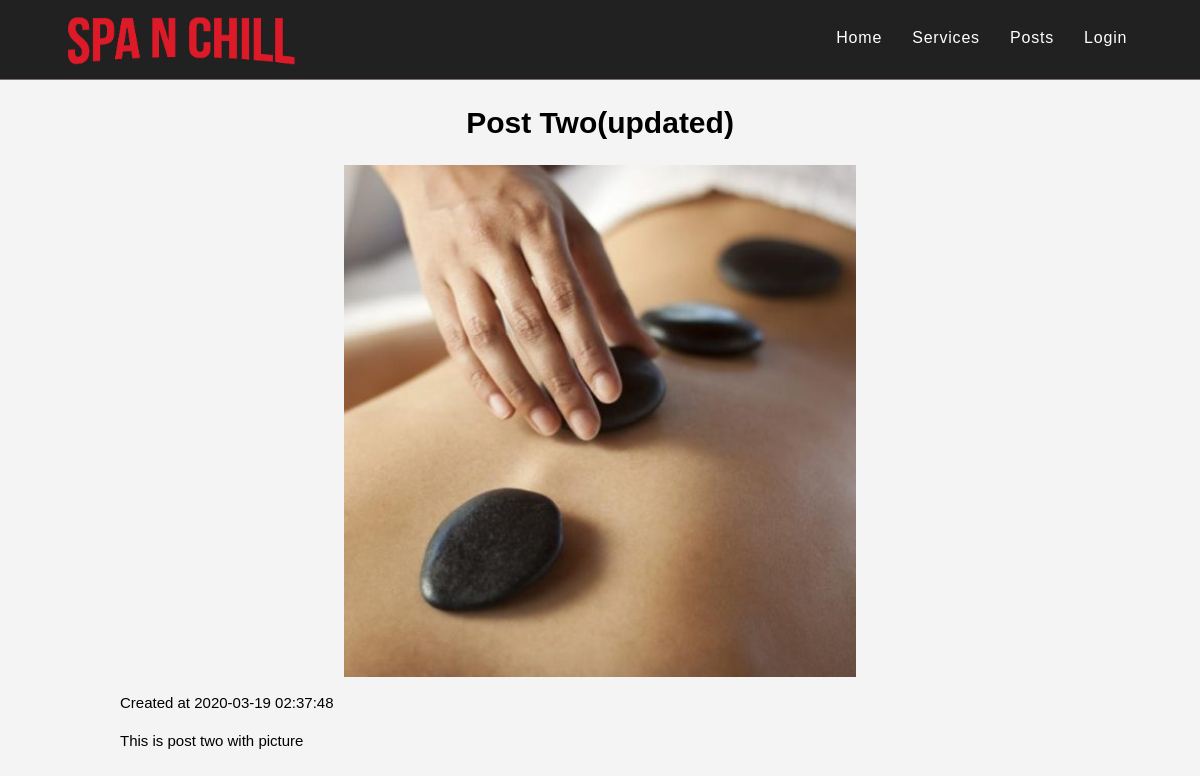
The app's page /Posts/post.php?id=47 with its own data.
### tables this page shows
CREATE TABLE `posts` (
  `id` int(11) NOT NULL,
  `title` varchar(255) NOT NULL,
  `content` text NOT NULL,
  `image` varchar(255) NOT NULL,
  `created_at` timestamp NOT NULL DEFAULT CURRENT_TIMESTAMP
);

### Posts/post.php (the view, shortened to what this page needs)
<!DOCTYPE html>
<html lang="en">
<head>
    <link rel="stylesheet" href="./../style.css">
</head>
<body>
        <nav>
            <div class="container-fluid">
            <div class="nav-logo">
            <a href="./"><img style="height:64px; display:block; float:left" src="./../images/navbrand.png" alt=""></a>
                </div>
                <ul class="nav-left">
                        <li><a href="./../">Home</a></li>
                        <li><a href="./../services.php">Services</a></li>
                        <li><a href="./../Posts">Posts</a></li>
                        <?php if(isset($_SESSION['user'])):?>
                        <li><a href="./../reserve.php">Reservation</a></li>
                        <li><a href="./../auth/users/profile.php"><?=$_SESSION['user']?></a></li>
                        <li><a href="./../logout.php">Log-out</a></li>
                        <?php else: ?>
                        <li><a href="./../users/login/">Login</a></li>
                        <?php endif; ?>
                </ul>
            </div>
        </nav>
    <?php
            if(isset($_GET['id'])){
                $id = $_GET['id'];
            }
            $mysqli = new mysqli('localhost', 'root', '', 'spanchill');
            $stmt = $mysqli->prepare("SELECT * from posts where id = ?");
            $stmt->bind_param("s", $id);
            $stmt->execute();
            $result = $stmt->get_result();
            if($result->num_rows > 0){
            ?>
            <?php
                while($row = $result->fetch_assoc()) {
                ?>
                <div class="container">
                <div>
                    <h1 style="text-align: center"><?=$row['title']?></h1>
                </div>
                <?php if($row['image']!='noimage.jpg'):?>
                    <div>
                    <img style="width: 512px; height:512px; display:block; margin:auto;" src="./../images/post_image/<?=$row['image']?>" alt="">
                    </div>
                <?php endif;?>
                <div>
                    <p>Created at <?=$row['created_at']?></p>
                </div>
                <div>
                     <?=$row['content']?>
                </div>
            </div>
                <?php
                }
            }
            else{
                echo "<h1>NO POST<h1>";
          }
          ?>
    <br>
    <br><br>
</body>
</html>

### style.css (style rules this page uses)
html { scroll-behavior: smooth; }
a { text-decoration: none; }
body { font: 15px/1.5 Poppins,sans-serif; padding:0; margin:0; background-color:#f4f4f4; }
.container { max-width: 80%; margin:auto; overflow:hidden; }
.container-fluid { max-width: 90%; margin:auto; overflow:hidden; }
nav { width: 100%; height: 4rem; background-color: #212121; color: white; z-index: 1; position: sticky; border-bottom: #c0abab8e .5px solid; padding-top: 10px; padding-bottom: 5px; }
.nav-left { font-size: 1rem; float: right; }
.nav-left li { display: inline-block; margin: 0 .8rem; }
.nav-left li a { letter-spacing: 0.05rem; text-decoration: none; color: #ffffff; padding-bottom: 5px; }
:root { --modal-duration: 1s; --modal-color: #2980b9; }

### records on screen
posts: title "Post Two(updated)", image (picture), created_at "2020-03-19 02:37:48", content "This is post two with picture"
